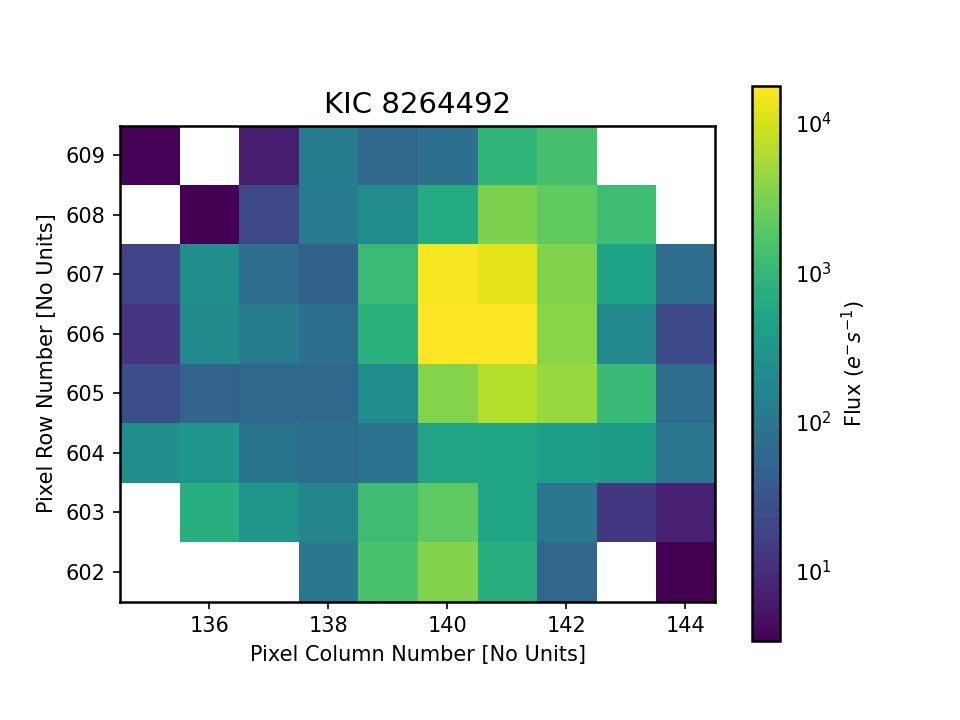

Reproduce this figure in Python.
import lightkurve as lk
import numpy as np
import matplotlib as mpl
import matplotlib.pyplot as plt

mpl.rcParams['axes.linewidth'] = 1.2

from LK import tpf
from LK import label


x = tpf.plot(frame=100, scale='log', show_colorbar=True,style = 'fast')
plt.title('KIC 8264492',fontsize = 14)

plt.xlabel('Pixel Column Number [No Units]')
plt.ylabel('Pixel Row Number [No Units]')
plt.savefig('Recover_Binary.png')
